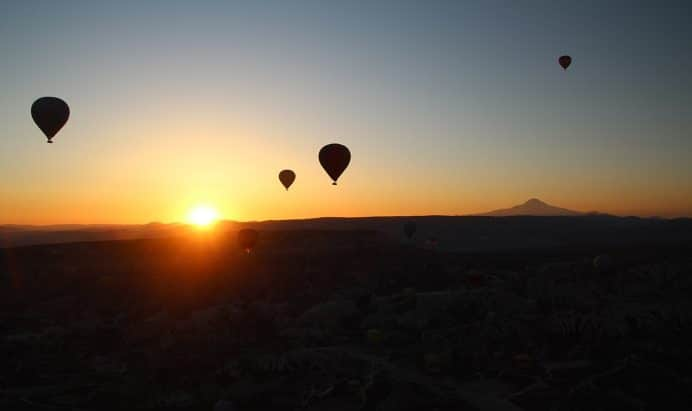
#> input picture THE3-Images/A1.png, 692 x 411 px
$ python the3.py
#> lines starting #> are read from the running program, lines starting #| are printed output that depends on the picture; after the words box and inside, x2 and y2 are one past the last pixel; in counts of white or black regions, pixels touching at a corner belong together
import numpy as np
import cv2 as cv
import os
from sklearn.cluster import MeanShift, estimate_bandwidth
from skimage.io import imread
from skimage import segmentation, color
from skimage.future import graph

B1 = './THE3-Images/B1.png'
B2 = './THE3-Images/B2.png'
B3 = './THE3-Images/B3.png'
output_path = './THE3_outputs/'


def gammaCorrection(src, gamma):
    invGamma = gamma
    table = [((i / 255) ** invGamma) * 255 for i in range(256)]
    table = np.array(table, np.uint8)
    return cv.LUT(src, table)


################### A1.PNG ###################
a1 = cv.imread('./THE3-Images/A1.png', 0)
#> a1: shape (411, 692); min 0, max 255, mean 86.9
a1 = gammaCorrection(a1, 1.1)
thresh = cv.adaptiveThreshold(a1, 255, cv.ADAPTIVE_THRESH_GAUSSIAN_C, cv.THRESH_BINARY_INV, 235, 68)
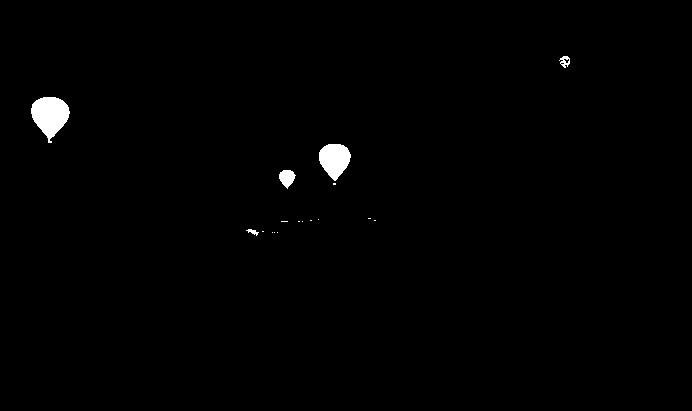
#> thresh: shape (411, 692); 0.81% white; 17 white regions (12 under 20 px), largest, box (x1, y1, x2, y2) and area: (31, 97, 70, 143) 1141, (319, 144, 351, 181) 821, (279, 170, 296, 189) 210, (559, 56, 570, 68) 73, (246, 229, 259, 236) 41

kernel = cv.getStructuringElement(cv.MORPH_ELLIPSE, (3, 3))
opening = cv.morphologyEx(thresh, cv.MORPH_OPEN, kernel)
#> opening: shape (411, 692); 0.79% white; 5 white regions, box (x1, y1, x2, y2) and area: (31, 97, 70, 143) 1135, (319, 144, 351, 181) 821, (279, 170, 296, 188) 208, (561, 56, 570, 68) 54, (247, 229, 258, 235) 34

kernel = cv.getStructuringElement(cv.MORPH_ELLIPSE, (29, 29))
closing = cv.morphologyEx(opening, cv.MORPH_CLOSE, kernel)
#> closing: shape (411, 692); 0.8% white; 5 white regions, box (x1, y1, x2, y2) and area: (31, 97, 70, 143) 1146, (319, 144, 351, 181) 821, (279, 170, 296, 188) 208, (561, 56, 570, 68) 73, (247, 229, 258, 235) 35

num, labels = cv.connectedComponents(closing)
#> labels: shape (411, 692) int32; 6 distinct labels, from 0 to 5
#> num = 6
print("The number of flying balloons in image A1 is", num - 1)
#| The number of flying balloons in image A1 is 5
cv.imwrite("part1_A1.png", closing)

################### A2.PNG ###################
a2 = cv.imread('THE3-Images/A2.png', 0)
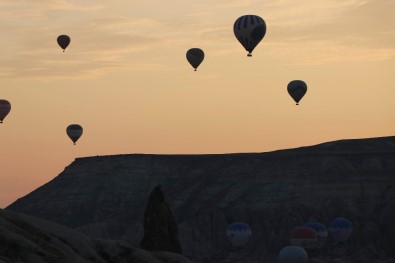
#> input picture THE3-Images/A2.png, 395 x 263 px
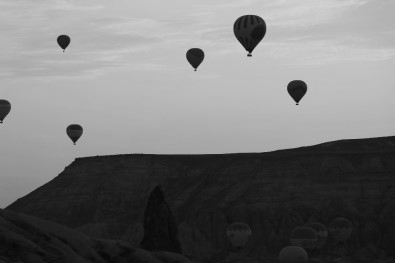
#> a2: shape (263, 395); min 7, max 216, mean 116.7
thresh = cv.adaptiveThreshold(a2, 255, cv.ADAPTIVE_THRESH_GAUSSIAN_C, cv.THRESH_BINARY_INV, 255, 90)
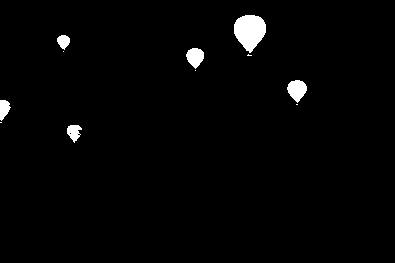
#> thresh: shape (263, 395); 1.8% white; 11 white regions (5 under 20 px), largest, box (x1, y1, x2, y2) and area: (234, 15, 266, 53) 857, (287, 80, 307, 103) 306, (186, 48, 204, 69) 260, (67, 125, 82, 143) 171, (0, 100, 11, 121) 157, (57, 35, 70, 50) 134

kernel = cv.getStructuringElement(cv.MORPH_ELLIPSE, (25, 25))
closing = cv.morphologyEx(thresh, cv.MORPH_CLOSE, kernel)
#> closing: shape (263, 395); 1.9% white; 6 white regions, box (x1, y1, x2, y2) and area: (234, 15, 266, 56) 881, (287, 80, 307, 105) 315, (186, 48, 204, 71) 264, (67, 125, 82, 143) 183, (0, 100, 11, 123) 164, (57, 35, 70, 52) 138

num, labels = cv.connectedComponents(closing)
#> labels: shape (263, 395) int32; 7 distinct labels, from 0 to 6
#> num = 7
print("The number of flying balloons in image A2 is", num - 1)
#| The number of flying balloons in image A2 is 6
cv.imwrite("part1_A2.png", closing)

################### A3.PNG ###################
a3 = cv.imread('THE3-Images/A3.png', 0)
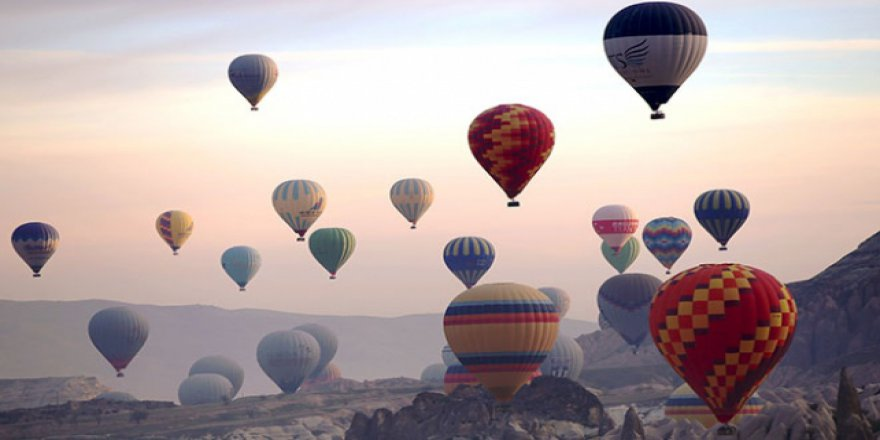
#> input picture THE3-Images/A3.png, 880 x 440 px
#> a3: shape (440, 880); min 0, max 255, mean 167.5
a3 = gammaCorrection(a3, 3)
#> call 2 of gammaCorrection, with gamma = 3
#> in gammaCorrection (call 2), `return cv.LUT(src, table)`:
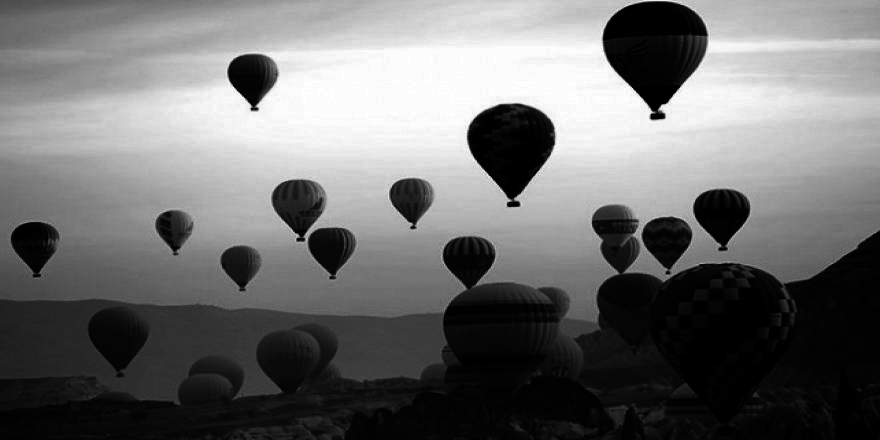
#> returned value: shape (440, 880); min 0, max 255, mean 110.8
thresh = cv.adaptiveThreshold(a3, 255, cv.ADAPTIVE_THRESH_GAUSSIAN_C, cv.THRESH_BINARY_INV, 141, 15)
#> thresh: shape (440, 880); 13.4% white; 151 white regions (113 under 20 px), largest, box (x1, y1, x2, y2) and area: (603, 1, 708, 121) 8011, (592, 205, 785, 330) 6993, (467, 103, 555, 207) 5840

kernel = cv.getStructuringElement(cv.MORPH_ELLIPSE, (29, 29))
opening = cv.morphologyEx(thresh, cv.MORPH_OPEN, kernel)
#> opening: shape (440, 880); 9.1% white; 17 white regions, largest, box (x1, y1, x2, y2) and area: (603, 1, 706, 106) 7552, (467, 103, 555, 194) 5666, (89, 307, 145, 366) 2375

kernel = cv.getStructuringElement(cv.MORPH_ELLIPSE, (7, 7))
closing = cv.morphologyEx(opening, cv.MORPH_CLOSE, kernel)
#> closing: shape (440, 880); 9.1% white; 17 white regions, largest, box (x1, y1, x2, y2) and area: (603, 0, 706, 106) 7634, (467, 103, 555, 194) 5666, (89, 307, 145, 366) 2376

num, labels = cv.connectedComponents(closing)
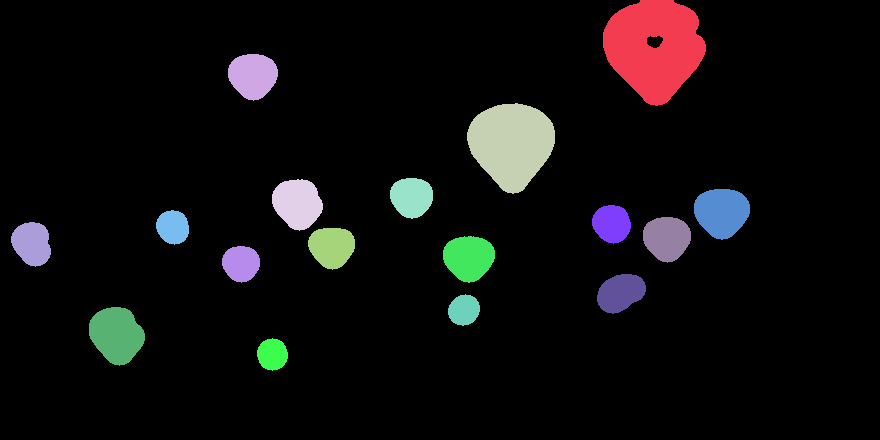
#> labels: shape (440, 880) int32; 18 distinct labels, from 0 to 17; one colour per label, 0 black
#> num = 18
print("The number of flying balloons in image A3 is", num - 1)
#| The number of flying balloons in image A3 is 17
cv.imwrite("part1_A3.png", closing)

################### A4.PNG ###################
a4 = cv.imread('THE3-Images/A4.png', 0)
thresh_high = 10
thresh_low = 0
#> (the run stopped early here; a loop or call above may not have finished)
